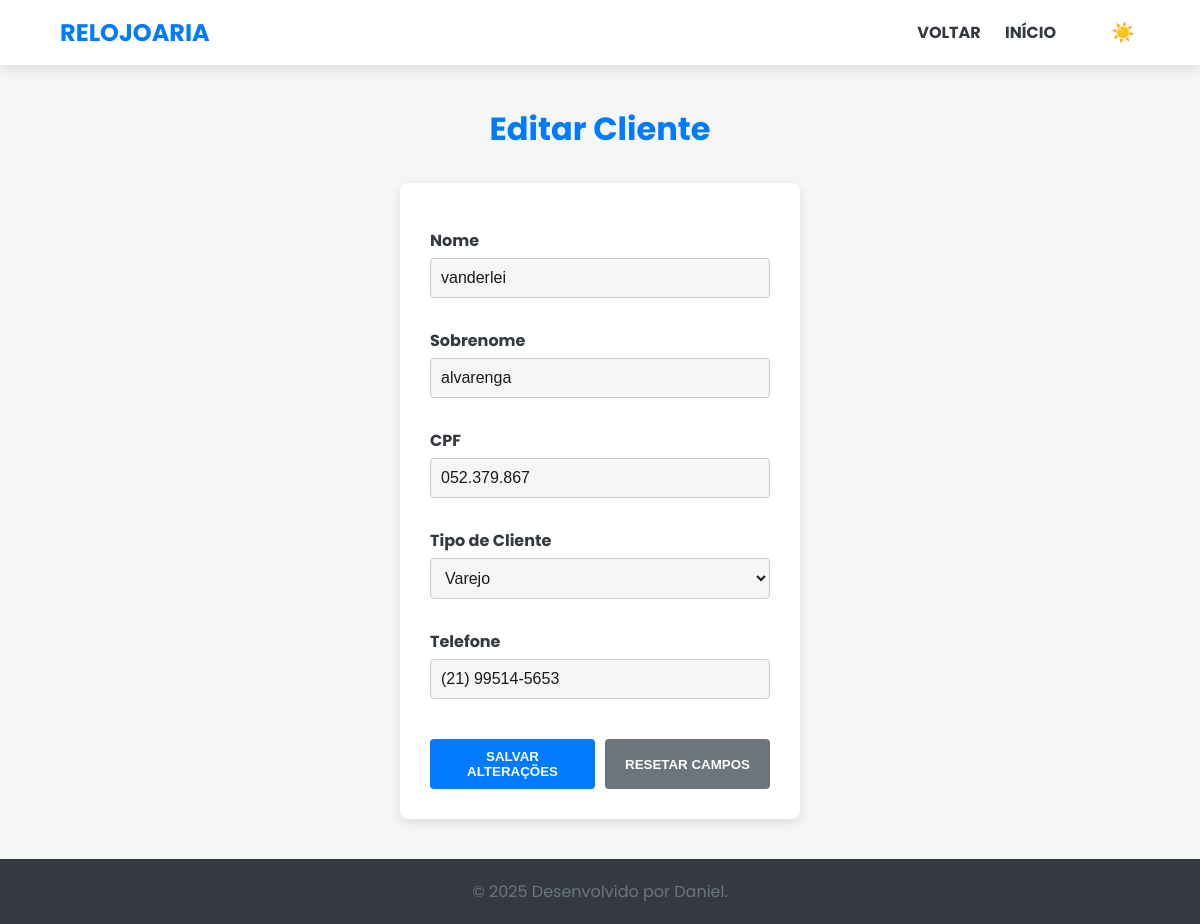
Page /EditarCliente.php?id=4 on the committed database.
### tables this page shows
CREATE TABLE `cliente` (
  `id_cliente` int(11) NOT NULL,
  `nome` varchar(30) DEFAULT NULL,
  `sobrenome` varchar(50) DEFAULT NULL,
  `cpf` varchar(11) DEFAULT NULL,
  `tipo` varchar(20) DEFAULT NULL,
  `telefone` varchar(20) DEFAULT NULL
);

### EditarCliente.php (the view, shortened to what this page needs)
<?php
include('conexao.php');
$id = isset($_GET['id']) ? intval($_GET['id']) : 0;
$stmt = $conn->prepare("SELECT nome, sobrenome, cpf, tipo, telefone FROM cliente WHERE id_cliente = ?");
$stmt->bind_param("i", $id);
$stmt->execute();
$result = $stmt->get_result();
$row = $result->fetch_assoc();
?>
<!DOCTYPE html>
<html lang="pt-br">
<head>
    <link rel="stylesheet" href="stylelogin.css">
</head>
<body>
<header>
    <div class="logo">
        <a>RELOJOARIA</a>
    </div>
    <div class="header-right">
        <nav>
            <a href="ListagemClientes.php">VOLTAR</a>
            <a href="PaginaInicial.php">INÍCIO</a>
        </nav>
        <button id="darkModeToggle" class="dark-mode-toggle" style="background: none; border: none; cursor: pointer; color: var(--cor-escura); font-size: 1.2rem;">
            ☀️
        </button>
    </div>
</header>
<main>
    <h1>Editar Cliente</h1>
    <form method="post">
        <label for="nome">Nome</label>
        <input type="text" id="nome" name="nome" value="<?= htmlspecialchars($row['nome']) ?>" required>
        <label for="sobrenome">Sobrenome</label>
        <input type="text" id="sobrenome" name="sobrenome" value="<?= htmlspecialchars($row['sobrenome']) ?>" required>
        <label for="cpf">CPF</label>
        <input type="text" id="cpf" name="cpf" value="<?= htmlspecialchars($row['cpf']) ?>" required>
        <label for="tipo">Tipo de Cliente</label>
        <select id="tipo" name="tipo" required>
            <?php $tipoAtual = htmlspecialchars($row['tipo']); ?>
            <option value="Varejo" <?= ($tipoAtual == 'Varejo') ? 'selected' : '' ?>>Varejo</option>
        </select>
        <label for="telefone">Telefone</label>
        <input type="text" id="telefone" name="telefone" value="<?= htmlspecialchars($row['telefone']) ?>" required>
        <div class="botoes">
            <button type="submit">SALVAR ALTERAÇÕES</button>
            <button type="reset" class="btn-secundario">RESETAR CAMPOS</button>
        </div>
    </form>
</main>
<footer class="footer"></footer>
</body>
</html>

### stylelogin.css (style rules this page uses)
:root { --cor-fundo: #f4f7f6; --cor-texto: #1a1a1a; --cor-primaria: #007bff; --cor-secundaria: #6c757d; --cor-clara: #ffffff; --cor-escura: #343a40; --cor-borda: #ccc; --sombra: 0 4px 12px rgba(0, 0, 0, 0.1); }
* { box-sizing: border-box; margin: 0; padding: 0; }
body { font-family: 'Poppins', sans-serif; background-color: var(--cor-fundo); color: var(--cor-texto); transition: background-color 0.3s, color 0.3s; min-height: 100vh; display: flex; flex-direction: column; }
a { color: var(--cor-primaria); text-decoration: none; transition: color 0.3s; }
header { background-color: var(--cor-clara); color: var(--cor-escura); padding: 15px 5%; display: flex; justify-content: space-between; align-items: center; box-shadow: var(--sombra); position: sticky; top: 0; z-index: 1000; }
.logo a { font-size: 1.5rem; font-weight: 700; color: var(--cor-primaria); }
.header-right { display: flex; align-items: center; gap: 20px; }
nav a { margin-left: 0; padding: 5px 10px; font-weight: 700; color: var(--cor-escura); }
main { flex: 1; padding: 40px 5%; display: flex; flex-direction: column; align-items: center; }
main h1 { margin-bottom: 30px; color: var(--cor-primaria); }
form { background-color: var(--cor-clara); padding: 30px; border-radius: 8px; box-shadow: var(--sombra); width: 100%; max-width: 400px; display: flex; flex-direction: column; }
label { margin-top: 15px; margin-bottom: 5px; font-weight: 700; color: var(--cor-escura); }
input[type="text"], input[type="password"] { padding: 10px; border: 1px solid var(--cor-borda); border-radius: 4px; font-size: 1rem; background-color: var(--cor-fundo); color: var(--cor-texto); transition: border-color 0.3s, background-color 0.3s; }
.botoes { margin-top: 25px; display: flex; justify-content: space-between; gap: 10px; }
button { padding: 10px 15px; border: none; border-radius: 4px; cursor: pointer; font-weight: 700; flex: 1; transition: background-color 0.3s, opacity 0.3s; }
button[type="submit"] { background-color: var(--cor-primaria); color: var(--cor-clara); }
button[type="reset"] { background-color: var(--cor-secundaria); color: var(--cor-clara); }
.footer { background-color: var(--cor-escura); color: var(--cor-secundaria); text-align: center; padding: 20px; margin-top: auto; }
.footer::before { content: "© 2025 Desenvolvido por Daniel."; display: block; }
.dark-mode-toggle { margin-left: 20px; padding: 5px; color: var(--cor-escura) !important; transition: color 0.3s; }

### EditarCliente.php (style rules this page uses)
input[type="text"], input[type="password"], select { padding: 10px; border: 1px solid var(--cor-borda); border-radius: 4px; font-size: 1rem; background-color: var(--cor-fundo); color: var(--cor-texto); width: 100%; margin-bottom: 15px; transition: border-color 0.3s, background-color 0.3s; }

### rows in the picture
cliente: nome "vanderlei", sobrenome "alvarenga", cpf "052.379.867", tipo "Varejo", telefone "(21) 99514-5653"
